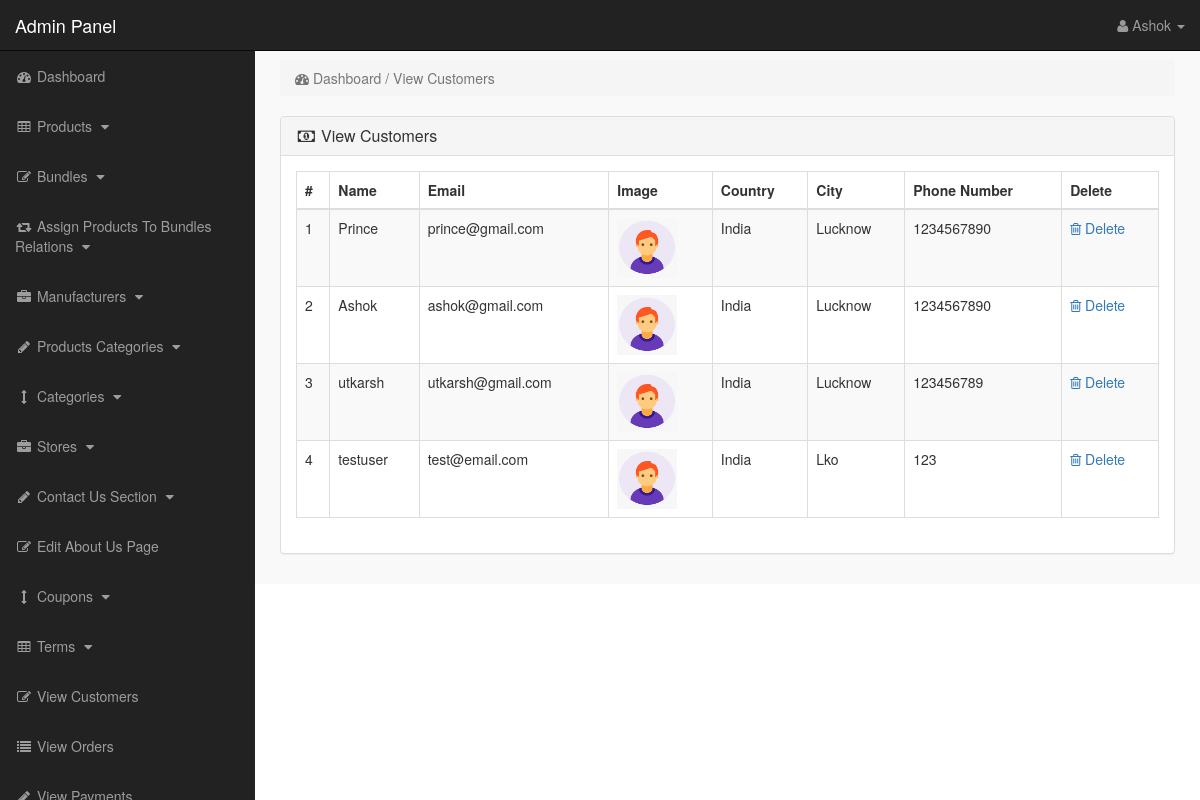
/admin_area/index.php?view_customers (signed in), run on the app's committed database.
### tables this page shows
CREATE TABLE `customers` (
  `customer_id` int(10) NOT NULL,
  `customer_name` varchar(255) NOT NULL,
  `customer_email` varchar(255) NOT NULL,
  `customer_pass` varchar(255) NOT NULL,
  `customer_country` text NOT NULL,
  `customer_city` text NOT NULL,
  `customer_contact` varchar(255) NOT NULL,
  `customer_address` text NOT NULL,
  `customer_image` text NOT NULL,
  `customer_ip` varchar(255) NOT NULL,
  `customer_confirm_code` text NOT NULL
);

### admin_area/view_customers.php (the view)
<?php
if(!isset($_SESSION['admin_email'])){
echo "<script>window.open('login.php','_self')</script>";
}
else {
?>
<div class="row">
<div class="col-lg-12">
<ol class="breadcrumb">
<li class="active">
<i class="fa fa-dashboard"></i> Dashboard / View Customers
</li>
</ol>
</div>
</div>
<div class="row">
<div class="col-lg-12">
<div class="panel panel-default">
<div class="panel-heading">
<h3 class="panel-title">
<i class="fa fa-money fa-fw"></i> View Customers
</h3>
</div>
<div class="panel-body" >
<div class="table-responsive" >
<table class="table table-bordered table-hover table-striped" >
<thead>
<tr>
<th>#</th>
<th>Name</th>
<th>Email</th>
<th>Image</th>
<th>Country</th>
<th>City</th>
<th>Phone Number</th>
<th>Delete</th>
</tr>
</thead>
<tbody>
<?php
$i=0;
$get_c = "select * from customers";
$run_c = mysqli_query($con,$get_c);
while($row_c=mysqli_fetch_array($run_c)){
$c_id = $row_c['customer_id'];
$c_name = $row_c['customer_name'];
$c_email = $row_c['customer_email'];
$c_image = $row_c['customer_image'];
$c_country = $row_c['customer_country'];
$c_city = $row_c['customer_city'];
$c_contact = $row_c['customer_contact'];
$i++;
?>
<tr>
<td><?php echo $i; ?></td>
<td><?php echo $c_name; ?></td>
<td><?php echo $c_email; ?></td>
<td><img src="../customer/customer_images/<?php echo $c_image; ?>" width="60" height="60" ></td>
<td><?php echo $c_country; ?></td>
<td><?php echo $c_city; ?></td>
<td><?php echo $c_contact; ?></td>
<td>
<a href="index.php?customer_delete=<?php echo $c_id; ?>" >
<i class="fa fa-trash-o" ></i> Delete
</a>
</td>
</tr>
<?php } ?>
</tbody>
</table>
</div>
</div>
</div>
</div>
</div>
<?php } ?>

### admin_area/includes/sidebar.php (shortened to what this page needs)
<?php
if(!isset($_SESSION['admin_email'])){
echo "<script>window.open('login.php','_self')</script>";
}
else {
?>
<nav class="navbar navbar-inverse navbar-fixed-top" >
<div class="navbar-header" >
<a class="navbar-brand" href="index.php?dashboard" >Admin Panel</a>
</div>
<ul class="nav navbar-right top-nav" >
<li class="dropdown" >
<a href="#" class="dropdown-toggle" data-toggle="dropdown" >
<i class="fa fa-user" ></i>
<?php echo $admin_name; ?> <b class="caret" ></b>
</a>
</li>
</ul>
<div class="collapse navbar-collapse navbar-ex1-collapse">
<ul class="nav navbar-nav side-nav">
<li>
<a href="index.php?dashboard">
<i class="fa fa-fw fa-dashboard"></i> Dashboard
</a>
</li>
<li>
<a href="#" data-toggle="collapse" data-target="#products">
<i class="fa fa-fw fa-table"></i> Products
<i class="fa fa-fw fa-caret-down"></i>
</a>
</li>
<li>
<a href="#" data-toggle="collapse" data-target="#bundles">
<i class="fa fa-fw fa-edit"></i> Bundles
<i class="fa fa-fw fa-caret-down"></i>
</a>
</li>
<li>
<a href="#" data-toggle="collapse" data-target="#relations">
<i class="fa fa-fw fa-retweet"></i> Assign Products To Bundles Relations
<i class="fa fa-fw fa-caret-down"></i>
</a>
</li>
<li>
<a href="#" data-toggle="collapse" data-target="#manufacturers">
<i class="fa fa-fw fa-briefcase"></i> Manufacturers
<i class="fa fa-fw fa-caret-down"></i>
</a>
</li>
<li>
<a href="#" data-toggle="collapse" data-target="#p_cat">
<i class="fa fa-fw fa-pencil"></i> Products Categories
<i class="fa fa-fw fa-caret-down"></i>
</a>
</li>
<li>
<a href="#" data-toggle="collapse" data-target="#cat">
<i class="fa fa-fw fa-arrows-v"></i> Categories
<i class="fa fa-fw fa-caret-down"></i>
</a>
</li>
<li>
<a href="#" data-toggle="collapse" data-target="#store">
<i class="fa fa-fw fa-briefcase"></i> Stores
<i class="fa fa-fw fa-caret-down"></i>
</a>
</li>
<li>
<a href="#" data-toggle="collapse" data-target="#contact_us">
<i class="fa fa-fw fa-pencil"> </i> Contact Us Section
<i class="fa fa-fw fa-caret-down"></i>
</a>
</li>
<li>
<a href="index.php?edit_about_us">
<i class="fa fa-fw fa-edit"></i> Edit About Us Page
</a>
</li>
<li>
<a href="#" data-toggle="collapse" data-target="#coupons">
<i class="fa fa-fw fa-arrows-v"></i> Coupons
<i class="fa fa-fw fa-caret-down"></i>
</a>
</li>
<li>
<a href="#" data-toggle="collapse" data-target="#terms" >
<i class="fa fa-fw fa-table"></i> Terms
<i class="fa fa-fw fa-caret-down"></i>
</a>
</li>
<li>
<a href="index.php?view_customers">
<i class="fa fa-fw fa-edit"></i> View Customers
</a>
</li>
<li>
<a href="index.php?view_orders">
<i class="fa fa-fw fa-list"></i> View Orders
</a>
</li>
<li>
<a href="index.php?view_payments">
<i class="fa fa-fw fa-pencil"></i> View Payments
</a>
</li>
</ul>
</div>
</nav>
<?php } ?>

### admin_area/css/style.css (style rules this page uses)
body { margin-top:100px; }
@media (min-width: 768px) { body { margin-top:50px; } }
.top-nav { padding:0 15px; }
.top-nav>li { display:inline-block; float:left; }
.top-nav>li>a { padding-top:15px; padding-bottom:15px; line-height:20px; color:#999; }
@media (min-width: 768px) { .side-nav { position:fixed; top:51px; width:255px; border-radius:0; overflow-y:auto; background-color: #222; bottom:0; overflow-x:hidden; padding-bottom:40px; } }
@media (min-width: 768px) { .side-nav>li>a { width:255px; } }
.panel-body { border-radius:5px; }

### data on the page
customers: customer_name "Prince", customer_email "prince@gmail.com", customer_image (placeholder picture), customer_country "India", customer_city "Lucknow", customer_contact "1234567890"
customers: customer_name "Ashok", customer_email "ashok@gmail.com", customer_image (placeholder picture), customer_country "India", customer_city "Lucknow", customer_contact "1234567890"
customers: customer_name "utkarsh", customer_email "utkarsh@gmail.com", customer_image (placeholder picture), customer_country "India", customer_city "Lucknow", customer_contact "123456789"
customers: customer_name "testuser", customer_email "test@email.com", customer_image (placeholder picture), customer_country "India", customer_city "Lko", customer_contact "123"

### other printed values
$admin_name "Ashok"
